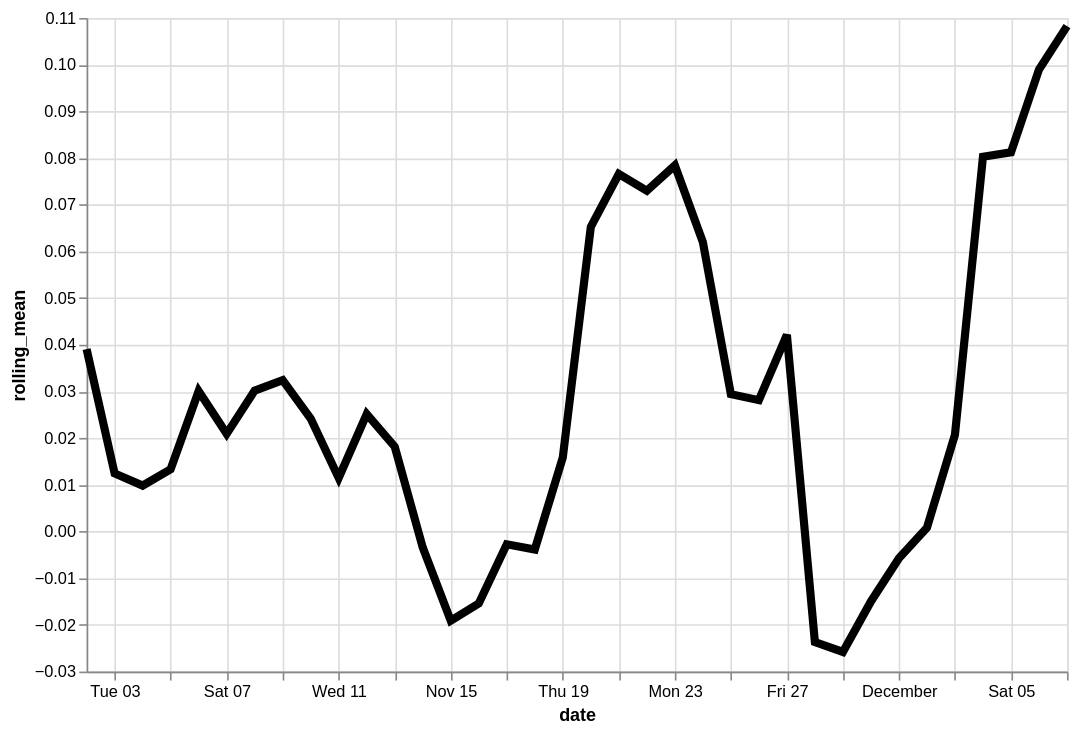

Vega-Lite specification for this chart:
### Vega-Lite specification from a JSON file in a GitHub repository (floating-point values rounded to 4 significant figures)
{"config": {"view": {"continuousWidth": 400, "continuousHeight": 300}}, "data": {"name": "data-aee798f22a109519e4babff31ac66c9c"}, "mark": {"type": "line", "color": "black", "size": 5}, "encoding": {"x": {"type": "temporal", "field": "date"}, "y": {"type": "quantitative", "field": "rolling_mean"}}, "height": 400, "transform": [{"window": [{"op": "mean", "field": "residual", "as": "rolling_mean"}], "frame": [-4, 3]}], "width": 600, "$schema": "https://vega.github.io/schema/vega-lite/v4.8.1.json", "datasets": {"data-aee798f22a109519e4babff31ac66c9c": [{"date": "2020-11-02T00:00:00", "residual": 0.1255}, {"date": "2020-11-03T00:00:00", "residual": -0.02299}, {"date": "2020-11-04T00:00:00", "residual": 0.007464}, {"date": "2020-11-05T00:00:00", "residual": 0.0464}, {"date": "2020-11-06T00:00:00", "residual": -0.09411}, {"date": "2020-11-07T00:00:00", "residual": -0.0032}, {"date": "2020-11-08T00:00:00", "residual": 0.03444}, {"date": "2020-11-09T00:00:00", "residual": 0.1473}, {"date": "2020-11-10T00:00:00", "residual": 0.05209}, {"date": "2020-11-11T00:00:00", "residual": 0.05107}, {"date": "2020-11-12T00:00:00", "residual": 0.02535}, {"date": "2020-11-13T00:00:00", "residual": -0.01928}, {"date": "2020-11-14T00:00:00", "residual": -0.196}, {"date": "2020-11-15T00:00:00", "residual": 0.1062}, {"date": "2020-11-16T00:00:00", "residual": -0.02123}, {"date": "2020-11-17T00:00:00", "residual": -0.02558}, {"date": "2020-11-18T00:00:00", "residual": -0.0734}, {"date": "2020-11-19T00:00:00", "residual": 0.08075}, {"date": "2020-11-20T00:00:00", "residual": 0.1266}, {"date": "2020-11-21T00:00:00", "residual": -0.02823}, {"date": "2020-11-22T00:00:00", "residual": -0.0381}, {"date": "2020-11-23T00:00:00", "residual": 0.5011}, {"date": "2020-11-24T00:00:00", "residual": 0.06946}, {"date": "2020-11-25T00:00:00", "residual": -0.05411}, {"date": "2020-11-26T00:00:00", "residual": -0.03017}, {"date": "2020-11-27T00:00:00", "residual": -0.05063}, {"date": "2020-11-28T00:00:00", "residual": -0.1338}, {"date": "2020-11-29T00:00:00", "residual": -0.03859}, {"date": "2020-11-30T00:00:00", "residual": 0.07362}, {"date": "2020-12-01T00:00:00", "residual": -0.02513}, {"date": "2020-12-02T00:00:00", "residual": 0.05253}, {"date": "2020-12-03T00:00:00", "residual": 0.03238}, {"date": "2020-12-04T00:00:00", "residual": 0.0438}, {"date": "2020-12-05T00:00:00", "residual": 0.001777}, {"date": "2020-12-06T00:00:00", "residual": 0.02564}, {"date": "2020-12-07T00:00:00", "residual": 0.4377}]}}
